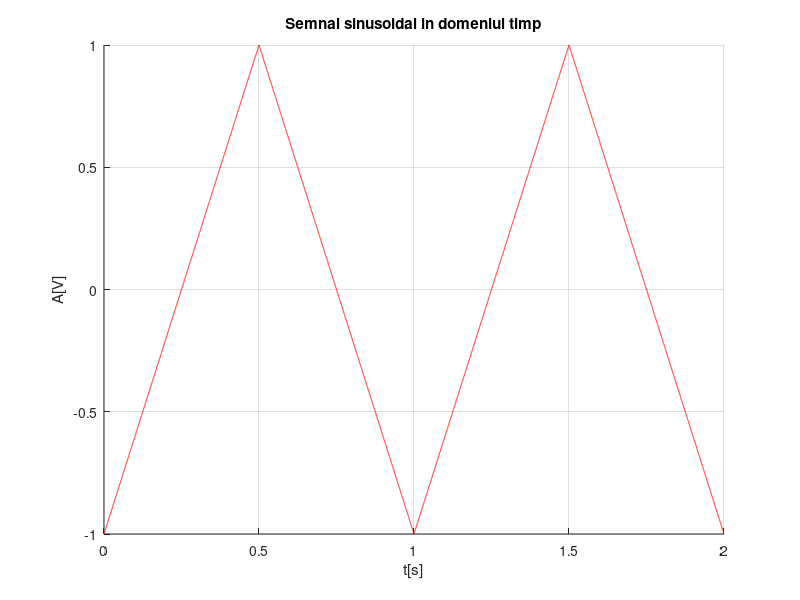
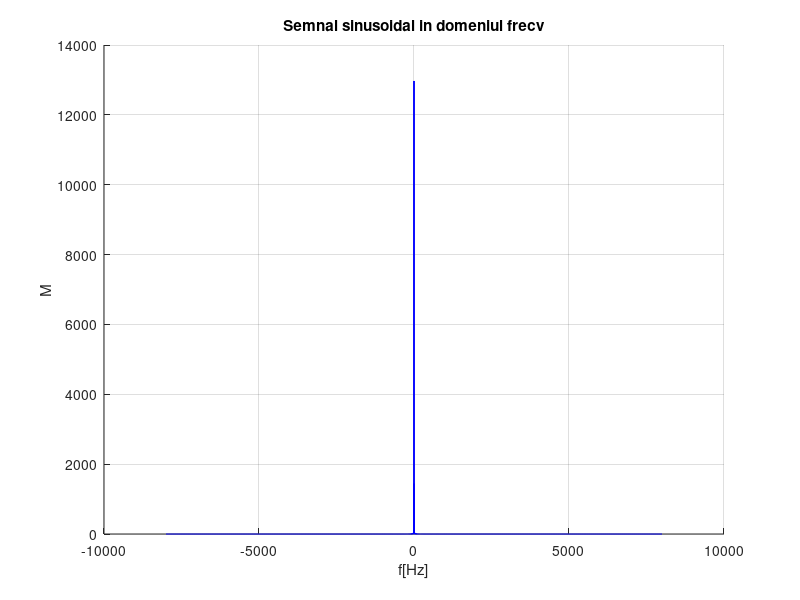

Here is the MATLAB script that generated these plots, in order:
clc
close all
clear

fs = 16000;
ts = 1/fs;
len = 2;
a = 1;
t = 0 : ts : len;
f = 1;
phase = pi/2;
% time domain
s1 = a * sin(2 * pi * f * t + phase);
s2 = a * sin(2 * pi * 10*f * t + 0);
s3 = square(2*pi*f*t);
s4 = sawtooth(2*pi*f*t);
s5 = sawtooth(2*pi*f*t,1/2);

s = s5;
% freq domain
S = fft(s);
magnitudes = abs(S);
magnitudes = fftshift(magnitudes);
freq = linspace(-fs/2,fs/2,length(magnitudes));

figure(1)
hold on
plot(t,s,"red")
grid on
title("Semnal sinusoidal in domeniul timp")
xlabel("t[s]")
ylabel("A[V]")
hold off

figure(2)
hold on
plot(freq,magnitudes,"blue")
grid on
title("Semnal sinusoidal in domeniul frecv")
xlabel("f[Hz]")
ylabel("M")
hold off